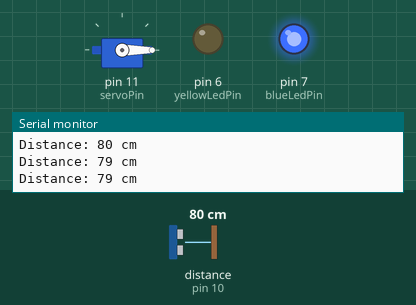
Bench run of a sketch on a simulated Arduino Uno, built with avr-gcc and run on an emulated ATmega328P. On the bench: servo, output pins drawn as LEDs (lit = HIGH), the last lines printed to the serial monitor. Wiring (inferred from the names in the program): ultrasonic range finder: trigger pin 9; echo pin 10. Inputs (shaded band) come from the test bench; at power-on: distance to the obstacle (sensor on pin 10) 80 cm. The echo pulse lasts 58.3 µs per cm; pins used as bus, display or sensor lines are not drawn.

Above: at 1.3 s.
1.4 s: distance to the obstacle (sensor on pin 10) set to 2 cm
At 2.3 s:
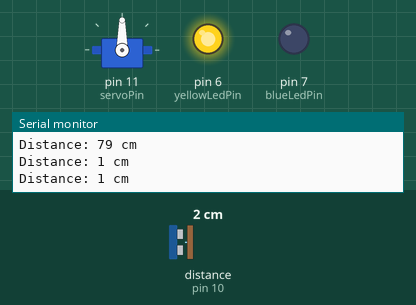
3.0 s: distance to the obstacle (sensor on pin 10) set to 18 cm
4.5 s: distance to the obstacle (sensor on pin 10) set to 23 cm
At 5.0 s:
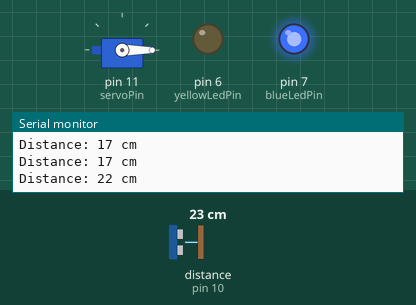
6.0 s: distance to the obstacle (sensor on pin 10) set to 4 cm
At 6.3 s:
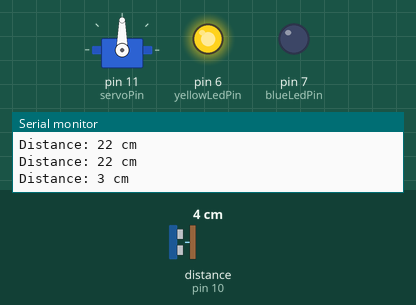
Timing chart, 0 to 8.5 s (numbered marks = the images above; inputs shaded):
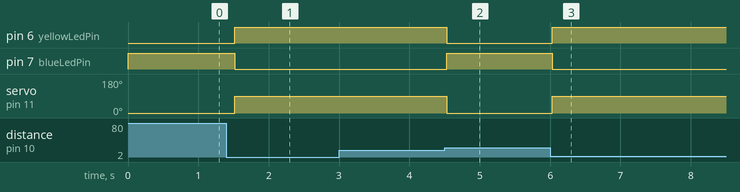

The sketch:

doorcontrol.ino
```cpp
#include <Servo.h>

const int trigPin = 9;
const int echoPin = 10;
const int servoPin = 11;
const int yellowLedPin = 6;
const int blueLedPin = 7;

const long openDistance = 20; // Distance in cm to trigger the door open

Servo myServo;

void setup() {
  pinMode(trigPin, OUTPUT);
  pinMode(echoPin, INPUT);
  pinMode(yellowLedPin, OUTPUT);
  pinMode(blueLedPin, OUTPUT);

  myServo.attach(servoPin);
  myServo.write(0); // Ensure the door starts in the closed position

  Serial.begin(9600);
}

void loop() {
  long duration, distance;

  // Send a pulse to trigger the ultrasonic sensor
  digitalWrite(trigPin, LOW);
  delayMicroseconds(2);
  digitalWrite(trigPin, HIGH);
  delayMicroseconds(10);
  digitalWrite(trigPin, LOW);

  // Read the echo pin
  duration = pulseIn(echoPin, HIGH);
  distance = (duration / 2) / 29.1; // Convert duration to distance in cm

  // Print distance for debugging
  Serial.print("Distance: ");
  Serial.print(distance);
  Serial.println(" cm");

  if (distance < openDistance) {
    // Object detected within distance, open the door
    myServo.write(90); // Open the door
    digitalWrite(yellowLedPin, HIGH); // Turn on yellow LED
    digitalWrite(blueLedPin, LOW); // Turn off blue LED
  } else {
    // No object detected, close the door
    myServo.write(0); // Close the door
    digitalWrite(yellowLedPin, LOW); // Turn off yellow LED
    digitalWrite(blueLedPin, HIGH); // Turn on blue LED
  }

  delay(500); // Small delay to stabilize readings
}
```

Measured:
- the behaviour switches between 20 and 21 cm on distance to the obstacle (sensor on pin 10) (found by bisection; images 1 and 2)
- after the input at 1.4 s, pin 6 (yellowLedPin): LOW → HIGH after 0.12 s; pin 7 (blueLedPin): HIGH → LOW after 0.12 s; servo on pin 11 (servoPin): 0° → 90° after 0.12 s
- after the input at 4.5 s, pin 6 (yellowLedPin): HIGH → LOW at once; pin 7 (blueLedPin): LOW → HIGH at once; servo on pin 11 (servoPin): 90° → 0° at once
- after the input at 6.0 s, pin 6 (yellowLedPin): LOW → HIGH at once; pin 7 (blueLedPin): HIGH → LOW at once; servo on pin 11 (servoPin): 0° → 90° at once
